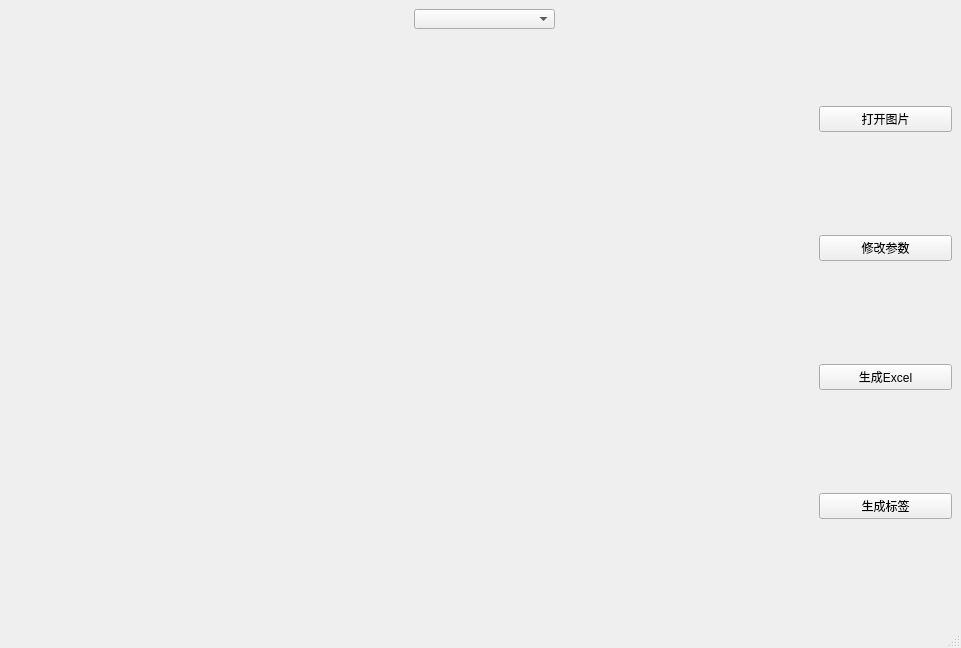
<?xml version="1.0" encoding="UTF-8"?>
<ui version="4.0">
 <class>MainWindow</class>
 <widget class="QMainWindow" name="MainWindow">
  <property name="geometry">
   <rect>
    <x>0</x>
    <y>0</y>
    <width>961</width>
    <height>648</height>
   </rect>
  </property>
  <property name="windowTitle">
   <string>MainWindow</string>
  </property>
  <widget class="QWidget" name="centralwidget">
   <layout class="QHBoxLayout" name="horizontalLayout" stretch="3,3,1">
    <item>
     <widget class="QtImageViewer" name="image1" native="true"/>
    </item>
    <item>
     <widget class="QtImageViewer" name="image2" native="true">
      <widget class="QComboBox" name="imageList">
       <property name="geometry">
        <rect>
         <x>0</x>
         <y>0</y>
         <width>141</width>
         <height>20</height>
        </rect>
       </property>
      </widget>
     </widget>
    </item>
    <item>
     <layout class="QVBoxLayout" name="buttonLayout">
      <property name="sizeConstraint">
       <enum>QLayout::SetDefaultConstraint</enum>
      </property>
      <item>
       <widget class="QPushButton" name="loadButton">
        <property name="text">
         <string>打开图片</string>
        </property>
       </widget>
      </item>
      <item>
       <widget class="QPushButton" name="editButton">
        <property name="text">
         <string>修改参数</string>
        </property>
       </widget>
      </item>
      <item>
       <widget class="QPushButton" name="excelButton">
        <property name="text">
         <string>生成Excel</string>
        </property>
       </widget>
      </item>
      <item>
       <widget class="QPushButton" name="tagButton">
        <property name="text">
         <string>生成标签</string>
        </property>
       </widget>
      </item>
     </layout>
    </item>
   </layout>
  </widget>
  <widget class="QMenuBar" name="menubar">
   <property name="geometry">
    <rect>
     <x>0</x>
     <y>0</y>
     <width>961</width>
     <height>23</height>
    </rect>
   </property>
  </widget>
  <widget class="QStatusBar" name="statusbar"/>
 </widget>
 <customwidgets>
  <customwidget>
   <class>QtImageViewer</class>
   <extends>QWidget</extends>
   <header location="global">QtImageViewer.h</header>
   <container>1</container>
  </customwidget>
 </customwidgets>
 <resources/>
 <connections>
  <connection>
   <sender>loadButton</sender>
   <signal>clicked()</signal>
   <receiver>MainWindow</receiver>
   <slot>loadImage()</slot>
   <hints>
    <hint type="sourcelabel">
     <x>950</x>
     <y>129</y>
    </hint>
    <hint type="destinationlabel">
     <x>906</x>
     <y>416</y>
    </hint>
   </hints>
  </connection>
  <connection>
   <sender>editButton</sender>
   <signal>clicked()</signal>
   <receiver>MainWindow</receiver>
   <slot>editConfig()</slot>
   <hints>
    <hint type="sourcelabel">
     <x>950</x>
     <y>272</y>
    </hint>
    <hint type="destinationlabel">
     <x>845</x>
     <y>450</y>
    </hint>
   </hints>
  </connection>
  <connection>
   <sender>excelButton</sender>
   <signal>clicked()</signal>
   <receiver>MainWindow</receiver>
   <slot>startProcess2()</slot>
   <hints>
    <hint type="sourcelabel">
     <x>950</x>
     <y>395</y>
    </hint>
    <hint type="destinationlabel">
     <x>876</x>
     <y>565</y>
    </hint>
   </hints>
  </connection>
  <connection>
   <sender>imageList</sender>
   <signal>currentIndexChanged(int)</signal>
   <receiver>MainWindow</receiver>
   <slot>changeImage()</slot>
   <hints>
    <hint type="sourcelabel">
     <x>452</x>
     <y>42</y>
    </hint>
    <hint type="destinationlabel">
     <x>856</x>
     <y>40</y>
    </hint>
   </hints>
  </connection>
  <connection>
   <sender>tagButton</sender>
   <signal>clicked()</signal>
   <receiver>MainWindow</receiver>
   <slot>selectTag()</slot>
   <hints>
    <hint type="sourcelabel">
     <x>950</x>
     <y>518</y>
    </hint>
    <hint type="destinationlabel">
     <x>921</x>
     <y>597</y>
    </hint>
   </hints>
  </connection>
 </connections>
 <slots>
  <slot>loadImage()</slot>
  <slot>startProcess1()</slot>
  <slot>editConfig()</slot>
  <slot>startProcess2()</slot>
  <slot>changeImage()</slot>
  <slot>selectTag()</slot>
 </slots>
</ui>
